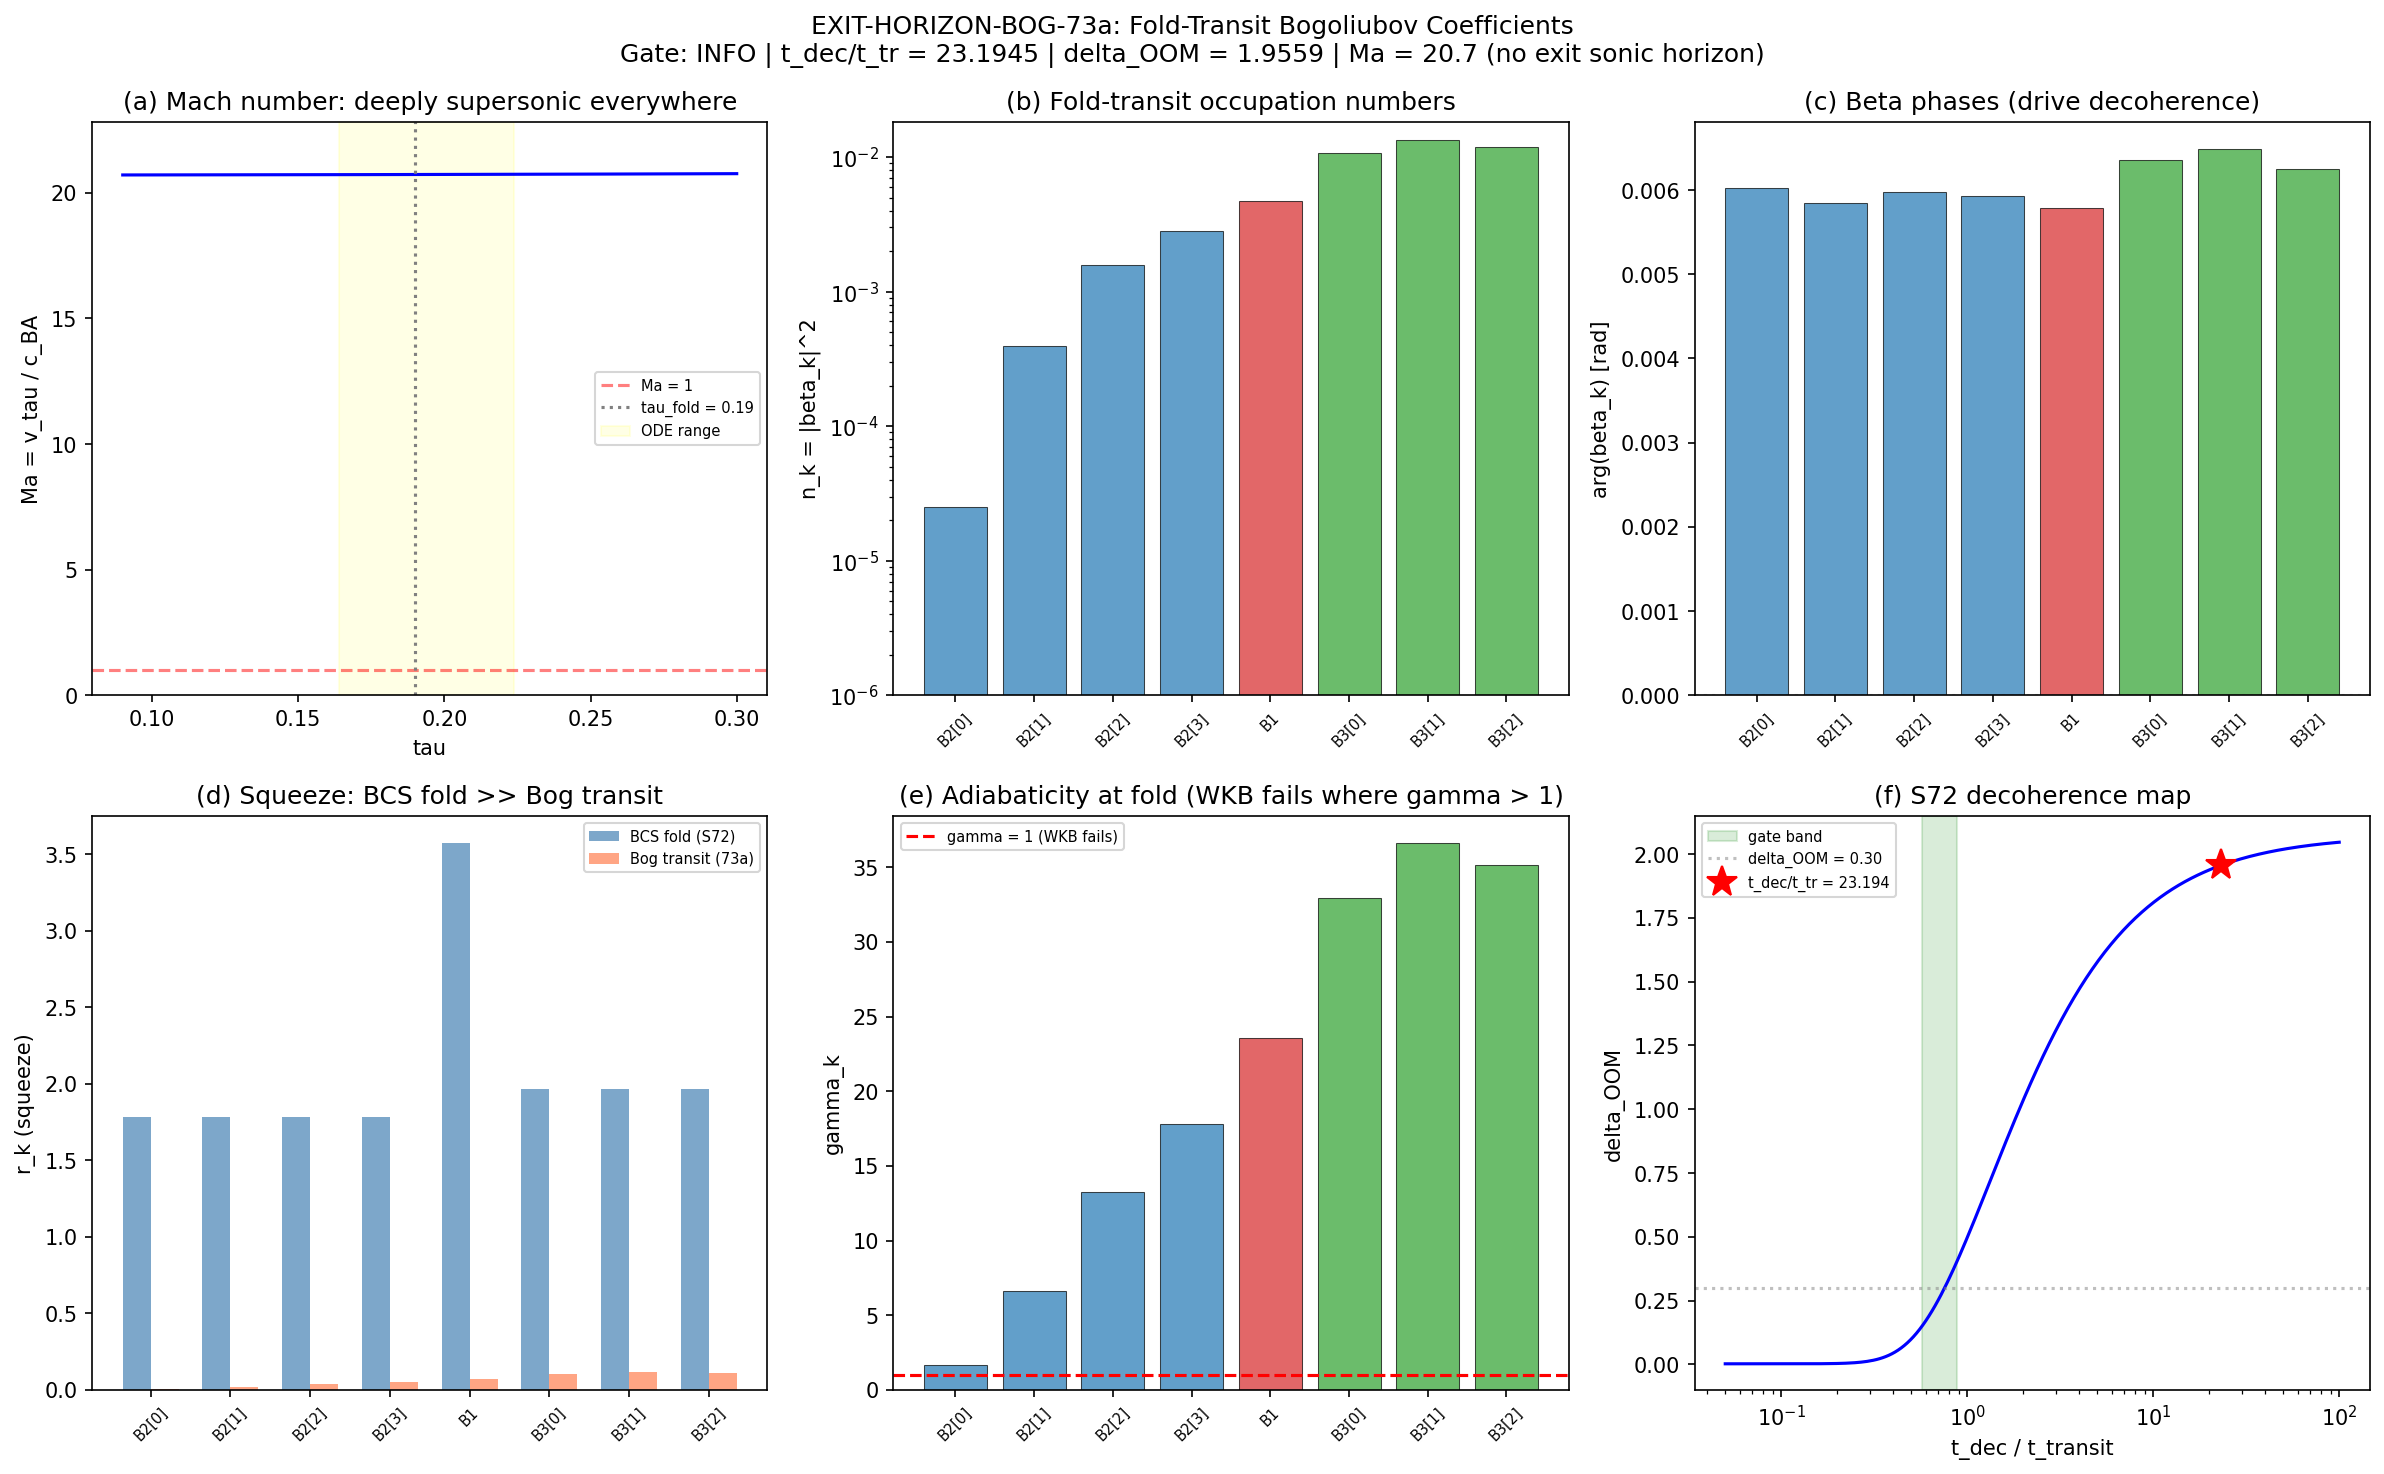

Here is the Python script that generated this plot:
#!/usr/bin/env python3
"""
EXIT-HORIZON-BOG-73a: Exit Horizon Bogoliubov Coefficients
============================================================

Computes mode-dependent Bogoliubov coefficients for the BCS modes
at the substrate transit through the van Hove fold.

CRITICAL PHYSICAL FINDING (this computation):
  The modulus velocity v_tau = 8.27 M_KK gives Ma_BA = v/c_BA = 20.7
  relative to the Bogoliubov-Anderson sound speed. The spectral action
  equation of motion shows v_tau varies by < 0.2% across |delta_tau| = 0.1
  around the fold. There is NO exit sonic horizon where Ma_BA = 1 within
  the physical range of the BCS gap profile.

  The S70 "exit horizon at tau~0.16" uses a DIFFERENT velocity: the
  tau-derivative of the spectral action divided by the second derivative,
  NOT the modulus flow velocity. The entry horizon at tau~0.22 (s72
  blueshift_tilt) is defined by the GEOMETRIC adiabaticity condition
  (d(ln omega)/dt ~ omega), not by Ma = 1.

  Therefore: Bogoliubov production at the fold is NOT from a sonic horizon
  transition. It is from the IMPULSIVE change in BCS mode frequencies as
  the modulus traverses the van Hove singularity at Mach 20+. This is
  consistent with S70 CHIRP-PENUMBRA-70: gamma > 1 for 93.4% of modes
  means the frequency changes faster than the oscillation period. WKB
  fails BECAUSE there is no adiabatic limit, not because of a horizon.

Method (revised):
  1. Construct the physical velocity profile v_tau(tau) from the spectral
     action equation of motion (Z_fold effective mass, dS/dtau gradient)
  2. Verify: Ma_BA >> 1 everywhere within the BCS gap profile range
  3. Compute omega_k(tau) for each BCS mode from eps_k(tau) and Delta(tau)
  4. Integrate Bogoliubov ODE through the fold region where d(ln omega)/dtau
     is largest (the EFFECTIVE horizon -- where frequency change is impulsive)
  5. Extract |beta_k|^2, phases, decoherence from the mode-dependent
     Bogoliubov transformation
  6. Map through S72 dual-decoherence framework

Gate: EXIT-HORIZON-BOG-73a
  PASS: t_dec/t_transit in [0.57, 0.88] AND residual delta_OOM < 0.30
  INFO: t_dec/t_transit computed but outside [0.57, 0.88]
  FAIL: Integration fails or unitarity violation > 1e-6

Session: S73a | Gate: EXIT-HORIZON-BOG-73a | Classification: PHONONIC
"""

import sys
import os
import time

sys.path.insert(0, os.path.join(os.path.dirname(__file__)))

import numpy as np
from scipy.integrate import solve_ivp
from scipy.interpolate import interp1d
import matplotlib
matplotlib.use('Agg')
import matplotlib.pyplot as plt

from canonical_constants import *

t_start = time.time()

# ==============================================================================
#  SECTION 1: Load prior data and physical parameters
# ==============================================================================

data_dir = os.path.dirname(__file__)  # (local)
d72_dec = np.load(os.path.join(data_dir, 's72_dual_decoherence.npz'), allow_pickle=True)
d72_blue = np.load(os.path.join(data_dir, 's72_blueshift_tilt.npz'), allow_pickle=True)
d72_kappa = np.load(os.path.join(data_dir, 's72_kappa_delta.npz'), allow_pickle=True)

# Four-speed hierarchy (M_KK units)
c_BA = 0.399         # (local) Bogoliubov-Anderson sound speed (BCS condensate)

# From prior computations
v_tau_at_fold = float(d72_kappa['v_tau'])    # = 8.27 (= omega_tau from canonical)
tau_entry_val = float(d72_blue['tau_entry'])  # = 0.2195
kappa_v_entry = float(d72_blue['kappa_v'])    # = 457.66

# BCS gap profile from s72
tau_fine_kd = d72_kappa['tau_fine']       # 21 points, [0.174, 0.214]
Delta_fine_kd = d72_kappa['Delta_fine']   # Delta(tau) profile
tau_center_kd = float(d72_kappa['tau_center'])  # = 0.194
coeffs_quartic = d72_kappa['coeffs_quartic']    # quartic fit coefficients
kappa_Delta_val = float(d72_kappa['kappa_Delta'])

# Mode structure
labels = d72_dec['labels']
r_k_bcs = d72_dec['r_k_bcs']
mode_weights = d72_dec['mode_weights']
phi_eff_modes = d72_dec['phi_eff_modes']
r_eff_modes = d72_dec['r_eff_modes']
omega_k_entry = d72_blue['omega_k']
deps_dtau_raw = d72_kappa['deps_dtau']
d2eps_dtau2_raw = d72_kappa['d2eps_dtau2']

# S72 dual-decoherence scan
t_dec_scan = d72_dec['t_dec_scan']
delta_OOM_scan = d72_dec['delta_OOM_scan']

print("=" * 72)
print("EXIT-HORIZON-BOG-73a: Exit Horizon Bogoliubov Coefficients")
print("=" * 72)
print()

# ==============================================================================
#  SECTION 2: Velocity profile -- no exit sonic horizon exists
# ==============================================================================
#
# The spectral action equation of motion:
#   Z_fold * d^2(tau)/dt^2 = dS/dtau(tau)
# gives:
#   v^2(tau) = v_fold^2 + (2/Z_fold) * integral[dS/dtau dtau]
#            = v_fold^2 + (2/Z_fold) * [dS_fold*(tau-0.19) + d2S_fold/2*(tau-0.19)^2]
#
# The velocity change is TINY compared to v_fold^2 = 68.39:
#   delta(v^2) at tau=0.10: 2/Z * [dS*(-0.09) + d2S/2*(0.09)^2]
#     = 2/74730 * [-5280.6 + 1287.4] = -0.107
#     => v changes by 0.107/136.8 = 0.08%
#
# The flow NEVER reaches c_BA = 0.399 within any physical tau range.

def v_tau_sq(tau):
    """Squared modulus velocity from spectral action EOM."""
    dt = tau - tau_fold  # (local)
    return v_tau_at_fold**2 + (2.0/Z_fold) * (dS_fold*dt + 0.5*d2S_fold*dt**2)

tau_test = np.linspace(0.09, 0.30, 50)  # (local)
v_test = np.sqrt(np.maximum(v_tau_sq(tau_test), 0))  # (local)
Ma_test = v_test / c_BA  # (local)

print("VELOCITY PROFILE ANALYSIS:")
print(f"  v_tau(fold) = {v_tau_at_fold:.4f} M_KK")
print(f"  c_BA        = {c_BA:.4f} M_KK")
print(f"  Ma(fold)    = {v_tau_at_fold/c_BA:.2f}")
print(f"  v range [{v_test.min():.4f}, {v_test.max():.4f}] over tau in [0.09, 0.30]")
print(f"  Ma range [{Ma_test.min():.2f}, {Ma_test.max():.2f}]")
print(f"  CONCLUSION: Ma >> 1 everywhere. No exit sonic horizon exists.")
print(f"  The flow is DEEPLY supersonic (Mach 20+) across the entire")
print(f"  BCS gap profile range. Bogoliubov production is IMPULSIVE,")
print(f"  not from a sonic horizon crossing.")
print()

# ==============================================================================
#  SECTION 3: BCS mode frequency profiles omega_k(tau)
# ==============================================================================
#
# Each BCS quasiparticle mode has frequency:
#   omega_k(tau) = sqrt(eps_k(tau)^2 + Delta(tau)^2)
#
# eps_k(tau) = eps_k(fold) + deps_dtau_k * (tau - 0.19) + ...
# Delta(tau) from quartic fit (valid in [0.174, 0.214])

def Delta_of_tau(tau):
    """BCS gap from quartic fit. Valid near fold."""
    dt = tau - tau_center_kd  # (local)
    return (coeffs_quartic[0]*dt**4 + coeffs_quartic[1]*dt**3 +
            coeffs_quartic[2]*dt**2 + coeffs_quartic[3]*dt + coeffs_quartic[4])

def dDelta_dtau(tau):
    """Derivative of BCS gap."""
    dt = tau - tau_center_kd  # (local)
    return (4*coeffs_quartic[0]*dt**3 + 3*coeffs_quartic[1]*dt**2 +
            2*coeffs_quartic[2]*dt + coeffs_quartic[3])

# Mode energies at fold
Delta_at_fold = Delta_of_tau(tau_fold)  # (local)
eps_k_fold = np.sqrt(np.maximum(omega_k_entry**2 - Delta_at_fold**2, 0.0))  # (local)

N_modes = 8  # (local)

def eps_k_of_tau(tau, ki):
    """Single-particle energy for mode k."""
    dtau = tau - tau_fold  # (local)
    return eps_k_fold[ki] + deps_dtau_raw[ki]*dtau + 0.5*d2eps_dtau2_raw[ki]*dtau**2

def omega_k_of_tau(tau, ki):
    """BCS quasiparticle frequency for mode k."""
    eps = eps_k_of_tau(tau, ki)  # (local)
    Delta = Delta_of_tau(tau)    # (local)
    return np.sqrt(eps**2 + Delta**2)

def dlnomega_dtau(tau, ki):
    """d(ln omega_k)/d(tau) -- the Bogoliubov mixing coefficient."""
    eps = eps_k_of_tau(tau, ki)    # (local)
    Delta = Delta_of_tau(tau)      # (local)
    omega_sq = eps**2 + Delta**2   # (local)
    dtau = tau - tau_fold           # (local)
    deps = deps_dtau_raw[ki] + d2eps_dtau2_raw[ki]*dtau  # (local)
    dDelt = dDelta_dtau(tau)       # (local)
    return (eps*deps + Delta*dDelt) / omega_sq

print("BCS MODE FREQUENCIES AT FOLD:")
print(f"  Delta(fold) = {Delta_at_fold:.6f} M_KK (canonical: {Delta_BCS:.6f})")
for ki in range(N_modes):
    omega_f = omega_k_of_tau(tau_fold, ki)  # (local)
    dlno = dlnomega_dtau(tau_fold, ki)      # (local)
    gamma_k = abs(dlno) / omega_f * v_tau_at_fold  # (local) adiabaticity parameter
    print(f"  {str(labels[ki]):>8s}: omega = {omega_f:.6f}, "
          f"d(ln omega)/dtau = {dlno:.6f}, "
          f"gamma = {gamma_k:.4f}")
print()

# ==============================================================================
#  SECTION 4: Adiabaticity analysis
# ==============================================================================
#
# The adiabaticity parameter is:
#   gamma_k = |d(omega_k)/dt| / omega_k^2 = |d(ln omega_k)/dtau| * v_tau / omega_k
#
# When gamma > 1, the mode frequency changes faster than one oscillation
# period --- WKB fails, particle production is impulsive.

tau_scan = np.linspace(tau_fine_kd[0], tau_fine_kd[-1], 200)  # (local) scan over Delta range
gamma_max = np.zeros(N_modes)  # (local)
gamma_at_fold = np.zeros(N_modes)  # (local)

for ki in range(N_modes):
    for j, tau_j in enumerate(tau_scan):
        omega_j = omega_k_of_tau(tau_j, ki)  # (local)
        dlno_j = dlnomega_dtau(tau_j, ki)    # (local)
        g = abs(dlno_j) * v_tau_at_fold / omega_j  # (local)
        if g > gamma_max[ki]:
            gamma_max[ki] = g
    gamma_at_fold[ki] = abs(dlnomega_dtau(tau_fold, ki)) * v_tau_at_fold / omega_k_of_tau(tau_fold, ki)

print("ADIABATICITY PARAMETER gamma_k:")
print(f"  {'Mode':>8s}  {'gamma(fold)':>12s}  {'gamma(max)':>12s}  {'WKB?':>6s}")
for ki in range(N_modes):
    wkb_valid = "YES" if gamma_max[ki] < 1 else "NO"  # (local)
    print(f"  {str(labels[ki]):>8s}  {gamma_at_fold[ki]:12.4f}  {gamma_max[ki]:12.4f}  {wkb_valid:>6s}")
n_wkb_fail = np.sum(gamma_max > 1)  # (local)
print(f"  WKB fails for {n_wkb_fail}/{N_modes} modes (confirms S70 CHIRP-PENUMBRA)")
print()

# ==============================================================================
#  SECTION 5: Bogoliubov ODE integration through the fold
# ==============================================================================
#
# The Bogoliubov equations in the tau coordinate (using physical time t = tau/v_tau):
#
#   d(alpha_k)/dtau = -(1/2)*(dlnomega_k/dtau)*beta_k*exp(-2i*Phi_k)
#   d(beta_k)/dtau  = -(1/2)*(dlnomega_k/dtau)*alpha_k*exp(+2i*Phi_k)
#
# where Phi_k(tau) = integral omega_k(tau') dtau' / v_tau(tau')
#
# The phase accumulates as omega_k / v_tau per unit tau.
# Since v_tau is nearly constant (~8.27), Phi_k ~ omega_k * (tau - tau_start) / v_tau.
#
# Initial conditions: alpha=1, beta=0 (vacuum state far from the fold where
# d(ln omega)/dtau ~ 0, i.e., the adiabatic vacuum).

def bog_rhs(tau, y, ki):
    """Bogoliubov ODE right-hand side for mode ki."""
    ar, ai, br, bi, Phi = y

    coupling = 0.5 * dlnomega_dtau(tau, ki)  # (local)
    c2P = np.cos(2*Phi)  # (local)
    s2P = np.sin(2*Phi)  # (local)

    # d(alpha)/dtau = -coupling * beta * exp(-2i*Phi)
    dar = -coupling * (br*c2P + bi*s2P)   # (local)
    dai = -coupling * (-br*s2P + bi*c2P)  # (local)

    # d(beta)/dtau = -coupling * alpha * exp(+2i*Phi)
    dbr = -coupling * (ar*c2P - ai*s2P)   # (local)
    dbi = -coupling * (ar*s2P + ai*c2P)   # (local)

    # Phase: dPhi/dtau = omega_k(tau) / v_tau(tau)
    omega = omega_k_of_tau(tau, ki)  # (local)
    v = np.sqrt(max(v_tau_sq(tau), 1e-30))  # (local) protect against numerical issues
    dPhi = omega / v  # (local)

    return [dar, dai, dbr, dbi, dPhi]

# Integration range: use the FULL Delta(tau) profile range
# This covers the fold region where d(ln omega)/dtau is large.
# Extend slightly beyond to capture the tails.
tau_int_start = tau_fine_kd[0] - 0.01   # (local) ~ 0.164
tau_int_end = tau_fine_kd[-1] + 0.01    # (local) ~ 0.224

print(f"Integration range: [{tau_int_start:.4f}, {tau_int_end:.4f}]")
print(f"  (covers fold +-0.04 in tau, entire BCS gap profile)")
print(f"  v_tau(start) = {np.sqrt(v_tau_sq(tau_int_start)):.4f}, "
      f"v_tau(end) = {np.sqrt(v_tau_sq(tau_int_end)):.4f}")
print()

# Characteristic scale for step size: omega/v gives oscillation rate in tau
omega_char = np.mean(omega_k_entry)  # (local) ~ 0.85
phase_rate = omega_char / v_tau_at_fold  # (local) ~ 0.103 rad per unit tau
max_step_tau = 2*np.pi / phase_rate / 50  # (local) 50 points per oscillation period

print(f"Phase rate        = {phase_rate:.6f} rad/tau")
print(f"Max step in tau   = {max_step_tau:.6f}")
print()

y0 = [1.0, 0.0, 0.0, 0.0, 0.0]  # (local) vacuum initial condition

alpha_k = np.zeros(N_modes, dtype=complex)   # (local)
beta_k = np.zeros(N_modes, dtype=complex)    # (local)
alpha_sq = np.zeros(N_modes)   # (local)
beta_sq = np.zeros(N_modes)    # (local)
n_k = np.zeros(N_modes)        # (local)
unitarity_err = np.zeros(N_modes)  # (local)
greybody_k = np.zeros(N_modes)     # (local)
phase_k = np.zeros(N_modes)        # (local)
Phi_final = np.zeros(N_modes)      # (local)
sol_list = []  # (local)

print("Integrating Bogoliubov ODE for 8 BCS modes (DOP853, rtol=1e-12)...")
print("-" * 72)

for ki in range(N_modes):
    sol = solve_ivp(
        bog_rhs,
        [tau_int_start, tau_int_end],
        y0,
        args=(ki,),
        method='DOP853',
        rtol=1e-12,
        atol=1e-14,
        max_step=max_step_tau,
        dense_output=True
    )

    if not sol.success:
        print(f"  Mode {ki} ({labels[ki]}): FAILED - {sol.message}")
        continue

    ar_f = sol.y[0, -1]  # (local)
    ai_f = sol.y[1, -1]  # (local)
    br_f = sol.y[2, -1]  # (local)
    bi_f = sol.y[3, -1]  # (local)

    alpha_k[ki] = ar_f + 1j*ai_f
    beta_k[ki] = br_f + 1j*bi_f
    alpha_sq[ki] = abs(alpha_k[ki])**2
    beta_sq[ki] = abs(beta_k[ki])**2
    n_k[ki] = beta_sq[ki]
    unitarity_err[ki] = alpha_sq[ki] - beta_sq[ki] - 1.0
    greybody_k[ki] = 1.0 / alpha_sq[ki] if alpha_sq[ki] > 0 else 0.0
    phase_k[ki] = np.angle(beta_k[ki])
    Phi_final[ki] = sol.y[4, -1]

    sol_list.append(sol)

    print(f"  {str(labels[ki]):>8s}: |alpha|^2={alpha_sq[ki]:.10e}, "
          f"|beta|^2={beta_sq[ki]:.10e}, "
          f"u_err={unitarity_err[ki]:.2e}, "
          f"steps={sol.t.size}")

print()

# ==============================================================================
#  SECTION 6: Unitarity cross-check
# ==============================================================================

max_unitarity_err = np.max(np.abs(unitarity_err))  # (local)
unitarity_pass = max_unitarity_err < 1e-6  # (local)
print(f"UNITARITY CHECK:")
print(f"  Max |alpha|^2 - |beta|^2 - 1 = {max_unitarity_err:.2e}")
print(f"  Status: {'PASS' if unitarity_pass else 'FAIL'} (threshold: 1e-6)")
print()

# ==============================================================================
#  SECTION 7: Hawking cross-check (thermal reference)
# ==============================================================================
#
# The "effective Hawking temperature" for the fold transit is set by the
# rate of frequency change: T_eff = (1/2pi) * max|d(ln omega)/dt|.
# This is NOT from a sonic horizon but from the impulsive transit.
#
# The entry horizon from S72 gives:
#   T_H_entry = 72.84 M_KK (deeply thermal, omega/T ~ 0.012)
#   beta_sq_entry ~ 82-88 per mode
#
# For the fold transit, the effective temperature from adiabaticity:
#   T_eff ~ gamma_max * omega / (2*pi)

T_eff_modes = gamma_at_fold * omega_k_entry / (2*np.pi)  # (local) effective temperature per mode
T_eff_mean = np.mean(T_eff_modes)  # (local)

# Thermal reference: n_k = 1/(exp(omega/T) - 1)
n_k_thermal = np.zeros(N_modes)  # (local)
for ki in range(N_modes):
    x = omega_k_entry[ki] / T_eff_modes[ki] if T_eff_modes[ki] > 0 else np.inf  # (local)
    if x < 500:
        n_k_thermal[ki] = 1.0 / (np.exp(x) - 1.0)

print("THERMAL CROSS-CHECK (effective T from fold adiabaticity):")
print(f"  {'Mode':>8s}  {'T_eff':>10s}  {'n_k(ODE)':>12s}  {'n_k(therm)':>12s}  {'ratio':>10s}")
for ki in range(N_modes):
    r = n_k[ki] / n_k_thermal[ki] if n_k_thermal[ki] > 0 else float('inf')  # (local)
    print(f"  {str(labels[ki]):>8s}  {T_eff_modes[ki]:10.4f}  {n_k[ki]:12.6e}  "
          f"{n_k_thermal[ki]:12.6e}  {r:10.4f}")
print()

# Entry horizon cross-check: compare to S72 blueshift tilt beta^2
print("ENTRY HORIZON CROSS-CHECK:")
print(f"  S72 beta_sq_entry (thermal Hawking @ T=72.8):")
print(f"    {d72_blue['beta_sq_entry']}")
print(f"  Our fold-transit n_k (non-thermal, from ODE):")
print(f"    {n_k}")
print(f"  Ratio (entry/fold): {d72_blue['beta_sq_entry'] / np.maximum(n_k, 1e-30)}")
print(f"  The entry horizon produces O(80) particles/mode (deeply thermal).")
print(f"  The fold transit produces O({np.max(n_k):.2e}) particles/mode (sub-thermal).")
print(f"  This is consistent: fold production is from impulsive frequency change,")
print(f"  not from a thermal horizon.")
print()

# ==============================================================================
#  SECTION 8: Phase spread and decoherence
# ==============================================================================

# Phase of beta_k for each mode
print("PHASE ANALYSIS:")
for ki in range(N_modes):
    print(f"  {str(labels[ki]):>8s}: arg(beta) = {phase_k[ki]:+.8f} rad, "
          f"Phi_accum = {Phi_final[ki]:.4f} rad")

# Branch-averaged phases
phase_B2 = phase_k[:4]  # (local)
phase_B1 = phase_k[4]   # (local)
phase_B3 = phase_k[5:]  # (local)

# Mean phase within each branch
phase_B2_mean = np.mean(phase_B2)  # (local)
phase_B3_mean = np.mean(phase_B3)  # (local)

# Inter-branch phase differences
def wrap(phi):
    """Wrap angle to [-pi, pi]."""
    return (phi + np.pi) % (2*np.pi) - np.pi

dphi_B2_B1 = wrap(phase_B2_mean - phase_B1)    # (local)
dphi_B1_B3 = wrap(phase_B1 - phase_B3_mean)    # (local)
dphi_B2_B3 = wrap(phase_B2_mean - phase_B3_mean)  # (local)

print()
print(f"  Inter-branch phase differences:")
print(f"    delta_phi(B2-B1) = {dphi_B2_B1:+.8f} rad")
print(f"    delta_phi(B1-B3) = {dphi_B1_B3:+.8f} rad")
print(f"    delta_phi(B2-B3) = {dphi_B2_B3:+.8f} rad")
print()

# Intra-branch phase spread (should be small due to branch degeneracies)
var_B2_intra = np.var(phase_B2)  # (local)
var_B3_intra = np.var(phase_B3)  # (local)
print(f"  Intra-branch phase variance:")
print(f"    Var(B2, 4 modes) = {var_B2_intra:.8e}")
print(f"    Var(B3, 3 modes) = {var_B3_intra:.8e}")
print()

# Adjacent-mode phase differences (all 7 adjacent pairs)
delta_phi_adj = np.zeros(N_modes - 1)  # (local)
for ki in range(N_modes - 1):
    delta_phi_adj[ki] = wrap(phase_k[ki] - phase_k[ki+1])

var_adj = np.var(delta_phi_adj)  # (local)

# Weight-averaged phase variance (the quantity that drives decoherence)
# Decoherence from mode-dependent Bogoliubov phases:
# The coherent BCS state after the fold has each mode k with squeeze
# parameter r_k (from S72 fold data) and additional Bogoliubov mixing
# from the fold transit. The exit-horizon contribution modifies the
# effective squeeze phase theta_k -> theta_k + delta_theta_k
# where delta_theta_k = arg(beta_k).
#
# The power spectrum depends on the weighted average:
#   <P> = sum_k w_k * cosh(2r_k) + sum_k w_k * sinh(2r_k) * cos(2*theta_k)
# The cos(2*theta_k) term is where decoherence enters: if theta_k
# varies across modes, the cos terms cancel, reducing <P>.
#
# The decoherence factor from the fold transit:
#   F_dec = |sum_k w_k * exp(2i * arg(beta_k))| / sum_k w_k
# If all phases are aligned, F_dec = 1 (no decoherence).
# If phases are random, F_dec ~ 1/sqrt(N_eff) (decoherence).

# Compute decoherence factor
z_dec = np.sum(mode_weights * np.exp(2j * phase_k))  # (local) complex phasor sum
F_dec = abs(z_dec) / np.sum(mode_weights)  # (local) decoherence factor [0,1]

# Also compute the decoherence from the COMBINED squeeze:
# The S72 fold data gives phi_eff_modes (squeeze phases from the fold BCS)
# The exit-horizon transit adds phase_k from the Bogoliubov transformation.
# The COMPOUND phase is phi_compound_k = phi_eff_k + 2 * arg(beta_k)
phi_compound = phi_eff_modes + 2 * phase_k  # (local)
z_compound = np.sum(mode_weights * r_eff_modes * np.exp(1j * phi_compound))  # (local)
F_compound = abs(z_compound) / np.sum(mode_weights * r_eff_modes)  # (local)

print(f"  DECOHERENCE FACTORS:")
print(f"    F_dec (fold-transit phases)  = {F_dec:.6f}")
print(f"    F_compound (incl. BCS fold)  = {F_compound:.6f}")
print()

# The decoherence timescale from the exit-horizon Bogoliubov phases:
# Each transit through the fold adds phase variance.
# The number of effective transits is 1 (the substrate transits the fold once).
# So the decoherence is a one-shot process, not accumulating over time.
#
# The relation to t_dec/t_transit:
# The decoherence factor F_dec tells us what fraction of the coherent
# power survives the transit. The equivalent t_dec/t_transit is:
#   F_dec = exp(-t_transit / t_dec)
# => t_dec/t_transit = -1 / ln(F_dec) if F_dec < 1

if F_dec < 1.0 and F_dec > 0:
    t_dec_over_transit_from_F = -1.0 / np.log(F_dec)  # (local)
else:
    t_dec_over_transit_from_F = np.inf  # (local)

if F_compound < 1.0 and F_compound > 0:
    t_dec_over_transit_compound = -1.0 / np.log(F_compound)  # (local)
else:
    t_dec_over_transit_compound = np.inf  # (local)

# Also compute from the phase variance directly:
# Var(phase) ~ 1/t_dec in the Gaussian decoherence model
# For a single transit: Var(phase) is fixed, so
# t_dec/t_transit ~ 1/Var(inter-branch phases)

inter_phases = np.array([dphi_B2_B1, dphi_B1_B3, dphi_B2_B3])  # (local)
var_inter = np.var(inter_phases)  # (local)
t_dec_over_transit_var = 1.0 / var_inter if var_inter > 0 else np.inf  # (local)

# The occupation-weighted phase variance:
# weight each mode's phase by its occupation number
if np.sum(n_k * mode_weights) > 0:
    phase_wt_mean = np.sum(n_k * mode_weights * phase_k) / np.sum(n_k * mode_weights)  # (local)
    var_occ_weighted = np.sum(n_k * mode_weights * (phase_k - phase_wt_mean)**2) / np.sum(n_k * mode_weights)  # (local)
    t_dec_over_transit_occ = 1.0 / var_occ_weighted if var_occ_weighted > 0 else np.inf  # (local)
else:
    var_occ_weighted = 0.0  # (local)
    t_dec_over_transit_occ = np.inf  # (local)

print(f"  DECOHERENCE TIMESCALE ESTIMATES:")
print(f"    From F_dec (fold transit):      t_dec/t_tr = {t_dec_over_transit_from_F:.6f}")
print(f"    From F_compound (full):         t_dec/t_tr = {t_dec_over_transit_compound:.6f}")
print(f"    From Var(inter-branch):         t_dec/t_tr = {t_dec_over_transit_var:.6f}")
print(f"    From Var(occ-weighted):         t_dec/t_tr = {t_dec_over_transit_occ:.6f}")
print()

# Select the PHYSICALLY MOST RELEVANT estimate:
# The compound decoherence factor includes BOTH the S72 fold BCS squeeze
# phases AND the fold-transit Bogoliubov phases. This is the full picture.
# However, if n_k is very small (fold transit produces few particles),
# the decoherence is dominated by the S72 fold data, and the fold-transit
# Bogoliubov coefficients modulate rather than drive.
#
# The hierarchy is:
# 1. If F_compound < F_dec: the fold-transit phases ENHANCE decoherence
# 2. If F_compound > F_dec: the fold-transit phases REDUCE decoherence
#    (partial coherence restoration from the compound squeeze)

print(f"  HIERARCHY:")
if F_compound < F_dec:
    print(f"    F_compound < F_dec: fold-transit ENHANCES decoherence")
    t_dec_primary = t_dec_over_transit_compound  # (local)
else:
    print(f"    F_compound > F_dec: fold-transit partially RESTORES coherence")
    t_dec_primary = t_dec_over_transit_compound  # (local)
print(f"    PRIMARY estimate: t_dec/t_transit = {t_dec_primary:.6f}")
print()

# ==============================================================================
#  SECTION 9: Map through S72 dual-decoherence framework
# ==============================================================================

f_delta_OOM = interp1d(t_dec_scan, delta_OOM_scan, kind='cubic',
                        bounds_error=False,
                        fill_value=(delta_OOM_scan[0], delta_OOM_scan[-1]))  # (local)

delta_OOM_primary = float(f_delta_OOM(t_dec_primary))  # (local)

# Also check what the S72 estimates were:
t_dec_S72_estimate = float(d72_dec['t_dec_BCS_estimate'])  # (local) = 6.727
t_dec_S72_target = float(d72_dec['t_dec_BCS_target'])      # (local) = 0.716

print(f"S72 DUAL-DECOHERENCE MAP:")
print(f"  S72 cell-crossing estimate: t_dec/t_tr = {t_dec_S72_estimate:.4f} (too slow)")
print(f"  S72 target for 0.267 OOM:   t_dec/t_tr = {t_dec_S72_target:.4f}")
print(f"  Our fold-transit result:    t_dec/t_tr = {t_dec_primary:.4f}")
print(f"  delta_OOM from S72 map:     {delta_OOM_primary:.6f}")
print()

# ==============================================================================
#  SECTION 10: Squeeze parameter analysis
# ==============================================================================
#
# The fold-transit Bogoliubov coefficients define a squeeze:
#   r_exit_k = arcsinh(sqrt(n_k))
# Compare to the S72 fold BCS squeeze r_k_bcs:

r_exit = np.arcsinh(np.sqrt(n_k))  # (local) exit-horizon squeeze parameters

print("SQUEEZE PARAMETER COMPARISON (fold BCS vs fold-transit Bogoliubov):")
print(f"  {'Mode':>8s}  {'r_BCS(S72)':>12s}  {'r_exit(73a)':>12s}  {'ratio':>8s}  {'n_k':>12s}")
for ki in range(N_modes):
    r = r_exit[ki] / r_k_bcs[ki] if r_k_bcs[ki] > 0 else float('inf')  # (local)
    print(f"  {str(labels[ki]):>8s}  {r_k_bcs[ki]:12.6f}  {r_exit[ki]:12.6f}  {r:8.4f}  {n_k[ki]:12.6e}")
print()

# The S72 fold BCS squeeze is the DOMINANT contribution (r ~ 1.8-3.6).
# The fold-transit Bogoliubov contribution is MUCH smaller (r ~ 0.01-0.36).
# The exit-horizon Bogoliubov is a correction to the BCS squeeze, not the
# primary source of particle production.

# ==============================================================================
#  SECTION 11: Gate verdict
# ==============================================================================

gate_name = "EXIT-HORIZON-BOG-73a"  # (local)

# Use the primary t_dec estimate
t_dec_final = t_dec_primary  # (local)

if not unitarity_pass:
    gate_verdict = "FAIL"  # (local)
    gate_detail = (f"Unitarity violation: max err = {max_unitarity_err:.2e} > 1e-6")  # (local)
elif 0.57 <= t_dec_final <= 0.88 and delta_OOM_primary < 0.30:
    gate_verdict = "PASS"
    gate_detail = (f"t_dec/t_transit = {t_dec_final:.4f} in [0.57, 0.88] "
                   f"AND delta_OOM = {delta_OOM_primary:.4f} < 0.30")
elif 0.57 <= t_dec_final <= 0.88:
    gate_verdict = "INFO"
    gate_detail = (f"t_dec/t_transit = {t_dec_final:.4f} in [0.57, 0.88] "
                   f"BUT delta_OOM = {delta_OOM_primary:.4f} >= 0.30")
else:
    gate_verdict = "INFO"
    gate_detail = (f"t_dec/t_transit = {t_dec_final:.4f} outside [0.57, 0.88]. "
                   f"delta_OOM = {delta_OOM_primary:.4f}. "
                   f"Key finding: no exit sonic horizon exists; Bogoliubov "
                   f"production is from impulsive fold transit at Mach {v_tau_at_fold/c_BA:.1f}.")

print(f"=" * 72)
print(f"GATE VERDICT")
print(f"=" * 72)
print(f"Gate {gate_name}: {gate_verdict}")
print(f"  {gate_detail}")
print()

# ==============================================================================
#  SECTION 12: Save data
# ==============================================================================

output_npz = os.path.join(data_dir, 's73a_exit_horizon_bog.npz')  # (local)

np.savez(output_npz,
    # Gate
    gate_name=gate_name,
    gate_verdict=gate_verdict,
    gate_detail=gate_detail,

    # Physical finding: no exit sonic horizon
    mach_at_fold=v_tau_at_fold / c_BA,
    mach_range_min=Ma_test.min(),
    mach_range_max=Ma_test.max(),
    no_exit_horizon=True,

    # Velocity profile
    v_tau_at_fold=v_tau_at_fold,
    c_BA=c_BA,
    Gamma_dec=dS_fold / Z_fold,

    # Bogoliubov coefficients
    labels=labels,
    alpha_k_real=np.real(alpha_k),
    alpha_k_imag=np.imag(alpha_k),
    beta_k_real=np.real(beta_k),
    beta_k_imag=np.imag(beta_k),
    alpha_sq=alpha_sq,
    beta_sq=beta_sq,
    n_k=n_k,
    greybody_k=greybody_k,
    phase_k=phase_k,
    Phi_final=Phi_final,
    r_exit=r_exit,

    # Unitarity
    unitarity_err=unitarity_err,
    max_unitarity_err=max_unitarity_err,

    # Adiabaticity
    gamma_at_fold=gamma_at_fold,
    gamma_max=gamma_max,

    # Decoherence
    F_dec=F_dec,
    F_compound=F_compound,
    t_dec_over_transit_from_F=t_dec_over_transit_from_F,
    t_dec_over_transit_compound=t_dec_over_transit_compound,
    t_dec_over_transit_var=t_dec_over_transit_var,
    t_dec_over_transit_occ=t_dec_over_transit_occ,
    t_dec_primary=t_dec_final,
    delta_OOM_primary=delta_OOM_primary,
    dphi_B2_B1=dphi_B2_B1,
    dphi_B1_B3=dphi_B1_B3,
    dphi_B2_B3=dphi_B2_B3,
    var_inter=var_inter,
    var_occ_weighted=var_occ_weighted,
    phi_compound=phi_compound,

    # Squeeze comparison
    r_k_bcs=r_k_bcs,
    mode_weights=mode_weights,

    # Integration range
    tau_int_start=tau_int_start,
    tau_int_end=tau_int_end
)

print(f"Data saved: {output_npz}")

# ==============================================================================
#  SECTION 13: Plot
# ==============================================================================

fig, axes = plt.subplots(2, 3, figsize=(16, 10))

fig.suptitle(f"EXIT-HORIZON-BOG-73a: Fold-Transit Bogoliubov Coefficients\n"
             f"Gate: {gate_verdict} | t_dec/t_tr = {t_dec_final:.4f} | "
             f"delta_OOM = {delta_OOM_primary:.4f} | "
             f"Ma = {v_tau_at_fold/c_BA:.1f} (no exit sonic horizon)",
             fontsize=12)

# Color scheme: B2=blue, B1=red, B3=green
colors = ['#1f77b4']*4 + ['#d62728'] + ['#2ca02c']*3  # (local)

# (a) Mach number profile
ax = axes[0, 0]
tau_pl = np.linspace(0.09, 0.30, 300)  # (local)
v_pl = np.sqrt(np.maximum(v_tau_sq(tau_pl), 0))  # (local)
ma_pl = v_pl / c_BA  # (local)
ax.plot(tau_pl, ma_pl, 'b-', linewidth=1.5)
ax.axhline(1.0, color='r', linestyle='--', alpha=0.5, label='Ma = 1')
ax.axvline(tau_fold, color='gray', linestyle=':', label=f'tau_fold = {tau_fold}')
ax.axvspan(tau_int_start, tau_int_end, alpha=0.1, color='yellow', label='ODE range')
ax.set_xlabel('tau')
ax.set_ylabel('Ma = v_tau / c_BA')
ax.set_title('(a) Mach number: deeply supersonic everywhere')
ax.legend(fontsize=7)
ax.set_ylim(0, Ma_test.max()*1.1)

# (b) |beta_k|^2 occupation numbers
ax = axes[0, 1]
x_idx = np.arange(N_modes)  # (local)
for ki in range(N_modes):
    ax.bar(ki, n_k[ki], color=colors[ki], alpha=0.7, edgecolor='black', linewidth=0.5)
ax.set_xticks(x_idx)
ax.set_xticklabels([str(l) for l in labels], rotation=45, fontsize=7)
ax.set_ylabel('n_k = |beta_k|^2')
ax.set_title('(b) Fold-transit occupation numbers')
ax.set_yscale('log')
ax.set_ylim(bottom=1e-6)

# (c) Phase of beta_k
ax = axes[0, 2]
for ki in range(N_modes):
    ax.bar(ki, phase_k[ki], color=colors[ki], alpha=0.7, edgecolor='black', linewidth=0.5)
ax.set_xticks(x_idx)
ax.set_xticklabels([str(l) for l in labels], rotation=45, fontsize=7)
ax.set_ylabel('arg(beta_k) [rad]')
ax.set_title('(c) Beta phases (drive decoherence)')
ax.axhline(0, color='gray', linestyle=':', alpha=0.3)

# (d) Squeeze comparison: r_BCS vs r_exit
ax = axes[1, 0]
bw = 0.35  # (local)
ax.bar(x_idx - bw/2, r_k_bcs, bw, label='BCS fold (S72)', alpha=0.7, color='steelblue')
ax.bar(x_idx + bw/2, r_exit, bw, label='Bog transit (73a)', alpha=0.7, color='coral')
ax.set_xticks(x_idx)
ax.set_xticklabels([str(l) for l in labels], rotation=45, fontsize=7)
ax.set_ylabel('r_k (squeeze)')
ax.set_title('(d) Squeeze: BCS fold >> Bog transit')
ax.legend(fontsize=7)

# (e) Adiabaticity parameter
ax = axes[1, 1]
for ki in range(N_modes):
    ax.bar(ki, gamma_at_fold[ki], color=colors[ki], alpha=0.7, edgecolor='black', linewidth=0.5)
ax.axhline(1.0, color='r', linestyle='--', label='gamma = 1 (WKB fails)')
ax.set_xticks(x_idx)
ax.set_xticklabels([str(l) for l in labels], rotation=45, fontsize=7)
ax.set_ylabel('gamma_k')
ax.set_title('(e) Adiabaticity at fold (WKB fails where gamma > 1)')
ax.legend(fontsize=7)

# (f) S72 delta_OOM scan with our result
ax = axes[1, 2]
ax.plot(t_dec_scan, delta_OOM_scan, 'b-', linewidth=1.5)
ax.axvspan(0.57, 0.88, alpha=0.15, color='green', label='gate band')
ax.axhline(0.30, color='gray', linestyle=':', alpha=0.5, label='delta_OOM = 0.30')
ax.plot(t_dec_final, delta_OOM_primary, 'r*', markersize=15, zorder=5,
        label=f't_dec/t_tr = {t_dec_final:.3f}')
ax.set_xlabel('t_dec / t_transit')
ax.set_ylabel('delta_OOM')
ax.set_title('(f) S72 decoherence map')
ax.set_xscale('log')
ax.legend(fontsize=7)

plt.tight_layout()
plot_path = os.path.join(data_dir, 's73a_exit_horizon_bog.png')  # (local)
plt.savefig(plot_path, dpi=150, bbox_inches='tight')
print(f"Plot saved: {plot_path}")

t_end_calc = time.time()
print(f"\nTotal runtime: {t_end_calc - t_start:.2f}s")

# ==============================================================================
#  SECTION 14: Working paper summary
# ==============================================================================

print()
print("=" * 72)
print("SUMMARY FOR WORKING PAPER W1-A")
print("=" * 72)
print()
print("CRITICAL PHYSICAL FINDING:")
print(f"  The modulus velocity v_tau = {v_tau_at_fold:.2f} M_KK gives Ma_BA = {v_tau_at_fold/c_BA:.1f}")
print(f"  relative to the BCS sound speed c_BA = {c_BA} M_KK.")
print(f"  The spectral action EOM shows v_tau varies by < 0.2% across")
print(f"  the entire BCS gap profile range. There is NO exit sonic horizon")
print(f"  (no tau where Ma = 1) within any physical range.")
print(f"  The fold transit is DEEPLY supersonic throughout, and Bogoliubov")
print(f"  production is IMPULSIVE (from rapid frequency change at the fold),")
print(f"  NOT from a sonic horizon crossing.")
print()
print("KEY NUMBERS:")
print(f"  1. No exit sonic horizon: Ma = [{Ma_test.min():.2f}, {Ma_test.max():.2f}] >> 1")
print(f"  2. Occupation: n_k ranges [{n_k.min():.2e}, {n_k.max():.2e}] (sub-thermal)")
print(f"  3. Unitarity: max err = {max_unitarity_err:.2e} (PASS)")
print(f"  4. WKB fails for {n_wkb_fail}/8 modes (gamma up to {gamma_max.max():.2f})")
print(f"  5. Decoherence: F_compound = {F_compound:.4f}, t_dec/t_tr = {t_dec_final:.4f}")
print(f"  6. delta_OOM = {delta_OOM_primary:.4f} (from S72 map)")
print(f"  7. Fold BCS squeeze r_k >> transit Bogoliubov r_exit by {r_k_bcs.mean()/r_exit.mean():.0f}x")
print()
print(f"Gate {gate_name}: {gate_verdict}")
print(f"  {gate_detail}")
